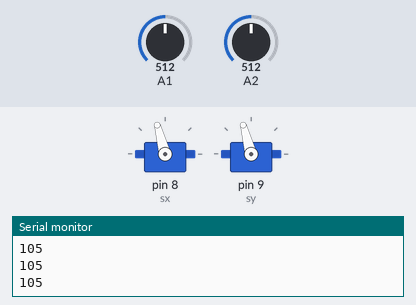
The sketch below on a simulated Arduino Uno, built with avr-gcc and run on an emulated ATmega328P. Shown: 2 × servo, the last lines printed to the serial monitor. Inputs (shaded band) come from the test bench; at power-on: A1 = 512, A2 = 512.

Above: at 1.2 s.
1.3 s: A1 set to 716
At 2.3 s:
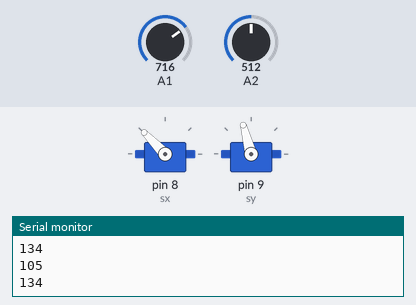
2.8 s: A2 set to 716
At 3.8 s:
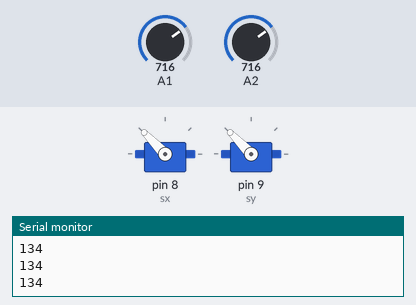
4.3 s: A1 set to 900
At 4.8 s:
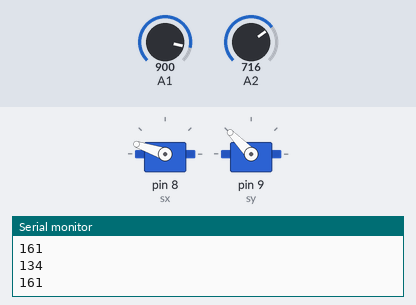
5.8 s: A2 set to 511
At 7.0 s:
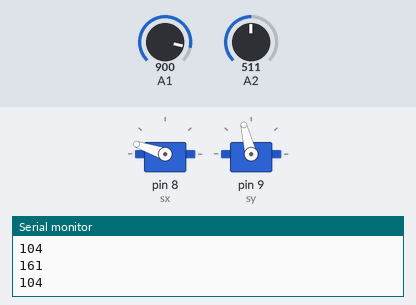
7.3 s: A2 set to 306
At 8.1 s:
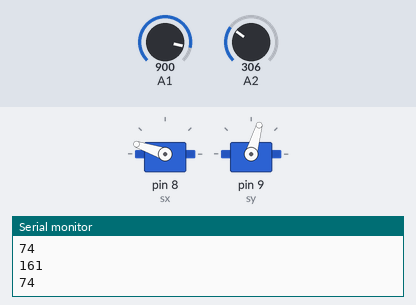
8.8 s: A1 set to 306
At 9.4 s:
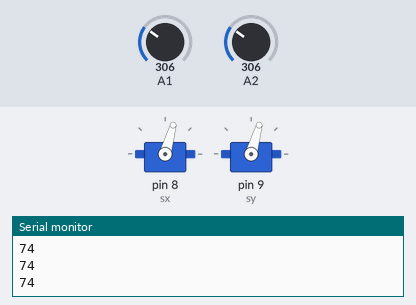
Timing chart, 0 to 11.3 s (numbered marks = the images above; inputs shaded):
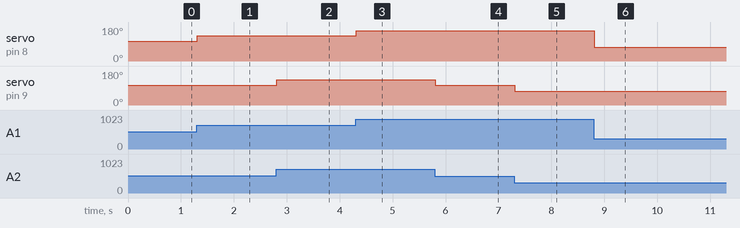

The sketch:

joystick_servo.ino
```cpp
#include<Servo.h>

Servo sx;
Servo sy;
void setup() {
  pinMode(A1, INPUT);
  pinMode(A2, INPUT);
  pinMode(8, OUTPUT);
  pinMode(9, OUTPUT);
  Serial.begin(9600);
  sx.attach(8);
  sy.attach(9);

}

void loop() {
  int x=analogRead(A1);
  int y=analogRead(A2);

  int dx = map(x,0,1024,30,180);
  int dy = map(y,0,1024,30,180);
  Serial.println(dx);
  Serial.println(dy);

  sx.write(dx);
  sy.write(dy);
  delay(5);

}
```

Measured:
- after the input at 1.3 s, servo on pin 8 (sx): 105° → 134° at once
- after the input at 2.8 s, servo on pin 9 (sy): 105° → 134° at once
- after the input at 4.3 s, servo on pin 8 (sx): 134° → 161° at once
- after the input at 5.8 s, servo on pin 9 (sy): 134° → 104° at once
- after the input at 7.3 s, servo on pin 9 (sy): 104° → 74° at once
- after the input at 8.8 s, servo on pin 8 (sx): 161° → 74° at once
